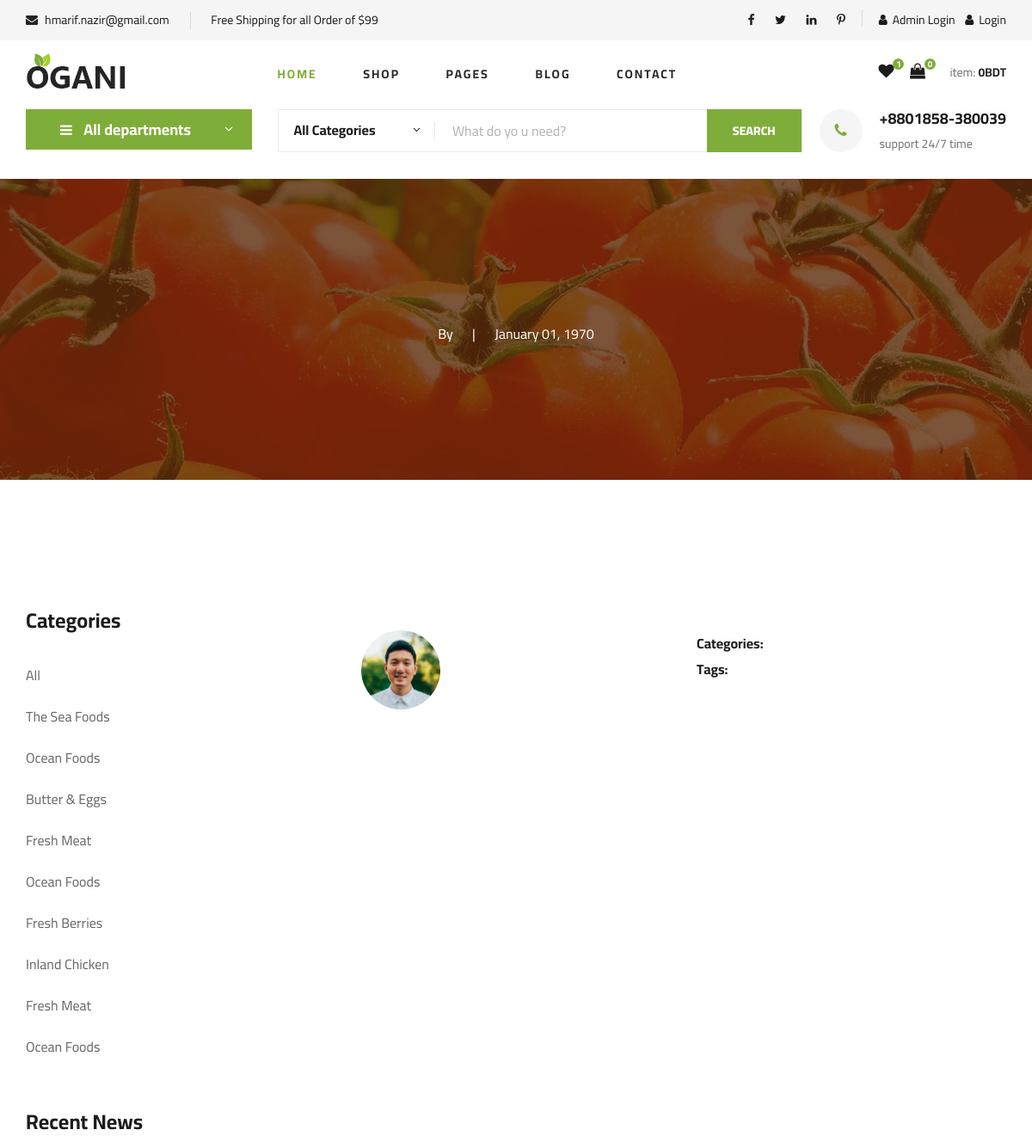
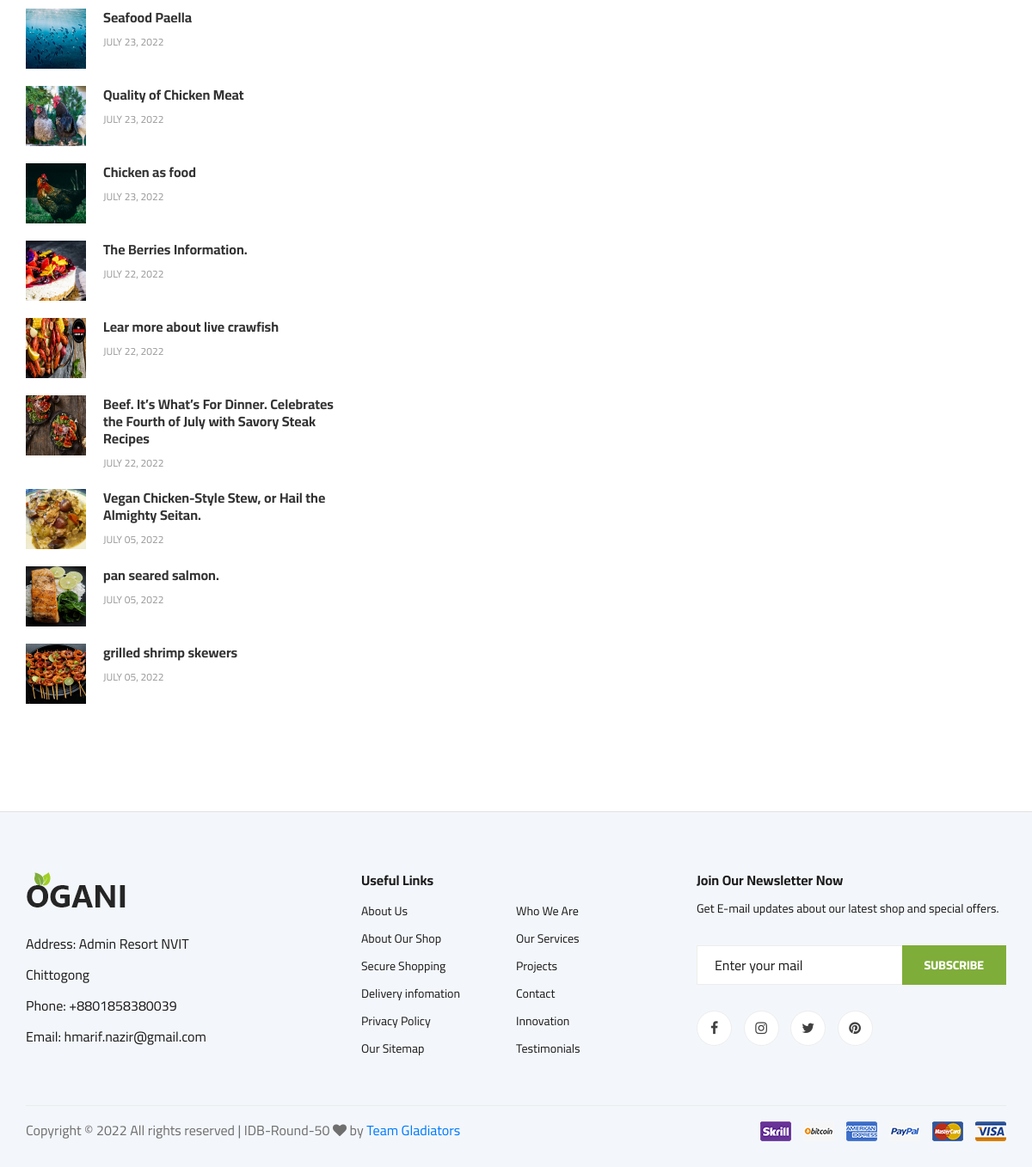
Screenshot of /blog-details.php with the database file from the repository (2 pictures, top to bottom).
### tables this page shows
CREATE TABLE `blog_category` (
  `id` int(11) NOT NULL,
  `category` varchar(255) NOT NULL,
  `name` varchar(255) NOT NULL,
  `created_at` timestamp NOT NULL DEFAULT current_timestamp() ON UPDATE current_timestamp(),
  `deleted_at` timestamp NOT NULL DEFAULT current_timestamp() ON UPDATE current_timestamp()
);

CREATE TABLE `blog` (
  `id` int(11) NOT NULL,
  `category_id` varchar(255) NOT NULL,
  `title` varchar(255) NOT NULL,
  `image` varchar(255) NOT NULL,
  `description` varchar(255) NOT NULL,
  `author_name` varchar(255) NOT NULL,
  `tag` varchar(255) NOT NULL,
  `created_at` timestamp NOT NULL DEFAULT current_timestamp() ON UPDATE current_timestamp(),
  `deleted_at` timestamp NOT NULL DEFAULT current_timestamp() ON UPDATE current_timestamp()
);

### includes/connection.php (called while the page is built, shortened)
<?php
    require_once('crud/crud.php');
    $base_url="http://localhost/e-commerce_project";
    $mysqli=new crud;

### crud/crud.php (called while the page is built, shortened)
<?php
    class crud{
        private $conn;
        public function __construct(){
            $this->conn=new mysqli("localhost","root","","e-commerce");
        }
        public function common_select($table,$data="*",$where=false,$orderby=false,$order="ASC",$limit=false,$offset=false){
            $selectdata=$error=$msg=false;
            $numrows=0;
            $sql="select $data from $table ";
            if($where && is_array($where)){
                $sql.= "where ";
                foreach($where as $k=>$v){
                    $sql.= "$k='$v' and ";
                }
                $sql=rtrim($sql,"and ");
            }
            if($orderby){
                $sql.= " order by $orderby $order";
            }
            $res=$this->conn->query($sql);
            if($res->num_rows > 0){
				$data = array();
				while($singleData = $res->fetch_object()){
					$data[] = $singleData;
				}
                $selectdata=$data;
                $numrows=$res->num_rows;
                $msg="data found";
            }else{
                $msg="No data found";
                $error=true;
                $numrows=$res->num_rows;
            }
            $return=array("msg"=>$msg,"error"=>$error,"selectdata"=>$selectdata,"numrows"=>$numrows);
            return $return;
        }
	    public function common_select_single($table,$data="*",$where=false,$orderby=false,$order="ASC",$limit=false,$offset=false){
            $selectdata=$error=$msg=false;
            $sql="select $data from $table ";
            if($where && is_array($where)){
                $sql.= "where ";
                foreach($where as $k=>$v){
                    $sql.= "$k='$v' and ";
                }
                $sql=rtrim($sql,"and ");
            }
            $res=$this->conn->query($sql);
            if($res->num_rows > 0){
				while($singleData = $res->fetch_object()){
					$data = $singleData;
				}
                $selectdata=$data;
                $numrows=$res->num_rows;
                $msg="data found";
            }else{
                $msg="No data found";
                if($this->conn->error){
                    $error=$this->conn->error;
                }else{
                    $error=true;
                }
            }
            $return=array("msg"=>$msg,"error"=>$error,"selectdata"=>$selectdata);
            return $return;
        }
    }
?>

### blog-details.php (the view, shortened to what this page needs)
<?php
      include_once('includes/header.php');
?>
    <?php include('includes/header_bottom.php') ?>
<?php
    $w['id']=$_GET['id'];
    $blog=$mysqli->common_select_single('blog','*',$w)['selectdata'];
?>
    <section class="blog-details-hero set-bg" data-setbg="img/blog/details/details-hero.jpg">
        <div class="container">
            <div class="row">
                <div class="col-lg-12">
                    <div class="blog__details__hero__text">
                        <ul>
                            <li>By <?= $blog->author_name ?></li>
                            <li><?= date('F d, Y',strtotime($blog->created_at)) ?></li>
                        </ul>
                    </div>
                </div>
            </div>
        </div>
    </section>
    <section class="blog-details spad">
        <div class="container">
            <div class="row">
                <div class="col-lg-4 col-md-5 order-md-1 order-2">
                    <div class="blog__sidebar">
                        <div class="blog__sidebar__item">
                            <h4>Categories</h4>
                            <ul>
                                <li><a href="blog.php">All</a></li>
                                <?php
                                    $cat=array();
                                    $blog_cat=$mysqli->common_select('blog_category');
                                    foreach($blog_cat['selectdata'] as $b){
                                        $cat[$b->id]=$b->category;
                                ?>
                                    <li><a href="blog.php?cat=<?= $b->id ?>"><?= $b->category ?></a></li>
                                <?php } ?>
                            </ul>
                        </div>
                        <div class="blog__sidebar__item">
                            <h4>Recent News</h4>
                            <div class="blog__sidebar__recent">
                            <?php
                                $ww['id !']=$_GET['id'];
                                $rblogs=$mysqli->common_select('blog','*',$ww,'id','DESC',0,3);
                                if(!$rblogs['error']){
                                    foreach($rblogs['selectdata'] as $rb){
                            ?>
                                <a href="#" class="blog__sidebar__recent__item">
                                    <div class="blog__sidebar__recent__item__pic">
                                        <img style="width:70px;height:70px" src="<?= $base_url ?>/admin/images/blog/images/<?= $rb->image ?>" alt="">
                                    </div>
                                    <div class="blog__sidebar__recent__item__text">
                                        <h6><?= $rb->title; ?></h6>
                                        <span><?= date('F d, Y',strtotime($rb->created_at)) ?></span>
                                    </div>
                                </a>
                            <?php } } ?>
                            </div>
                        </div>
                    </div>
                </div>
                <div class="col-lg-8 col-md-7 order-md-1 order-1">
                    <div class="blog__details__text">
                    </div>
                    <div class="blog__details__content">
                        <div class="row">
                            <div class="col-lg-6">
                                <div class="blog__details__author">
                                    <div class="blog__details__author__pic">
                                        <img src="img/blog/details/details-author.jpg" alt="">
                                    </div>
                                    <div class="blog__details__author__text">
                                    </div>
                                </div>
                            </div>
                            <div class="col-lg-6">
                                <div class="blog__details__widget">
                                    <ul>
                                        <li><span>Categories:</span> <?= $cat[$blog->category_id] ?></li>
                                        <li><span>Tags:</span> <?= $blog->tag ?></li>
                                    </ul>
                                </div>
                            </div>
                        </div>
                    </div>
                </div>
            </div>
        </div>
    </section>
    <?php
    include_once('includes/footer.php');
    ?>

### includes/header.php (shortened to what this page needs)
<?php include('connection.php'); ?>
<!DOCTYPE html>
<html lang="zxx">
  <head>
    <link rel="stylesheet" href="css/bootstrap.min.css" type="text/css" />
    <link rel="stylesheet" href="css/font-awesome.min.css" type="text/css" />
    <link rel="stylesheet" href="css/elegant-icons.css" type="text/css" />
    <link rel="stylesheet" href="css/jquery-ui.min.css" type="text/css" />
    <link rel="stylesheet" href="css/owl.carousel.min.css" type="text/css" />
    <link rel="stylesheet" href="css/slicknav.min.css" type="text/css" />
    <link rel="stylesheet" href="css/style.css" type="text/css" />
  </head>
  <body>
    <header class="header">
      <div class="header__top">
        <div class="container">
          <div class="row">
            <div class="col-lg-6 col-md-6">
              <div class="header__top__left">
                <ul>
                  <li><i class="fa fa-envelope"></i> hmarif.nazir@gmail.com</li>
                  <li>Free Shipping for all Order of $99</li>
                </ul>
              </div>
            </div>
            <div class="col-lg-6 col-md-6">
              <div class="header__top__right">
                <div class="header__top__right__social">
                  <a href="#"><i class="fa fa-facebook"></i></a>
                  <a href="#"><i class="fa fa-twitter"></i></a>
                  <a href="#"><i class="fa fa-linkedin"></i></a>
                  <a href="#"><i class="fa fa-pinterest-p"></i></a>
                </div>
                <div class="header__top__right__auth">
                  <a href="<?=$base_url?>/admin/login.php"><i class="fa fa-user"></i>Admin Login</a>
                </div>
                <?php if(isset($_SESSION['customer_id']) && $_SESSION['customer_id']){ ?>
                  <div class="header__top__right__auth ml-2">
                    <a href="<?=$base_url?>/customer_logout.php"><i class="fa fa-user"></i>Logout</a>
                  </div>
                  <div class="header__top__right__auth ml-2">
                    <a href="<?=$base_url?>/customer_dashboard.php"><i class="fa fa-tachometer"></i>Dashboard</a>
                  </div>
                <?php }else{ ?>
                  <div class="header__top__right__auth ml-2">
                    <a href="<?=$base_url?>/customer_login.php"><i class="fa fa-user"></i>Login</a>
                  </div>
                <?php } ?>
              </div>
            </div>
          </div>
        </div>
      </div>
      <div class="container">
        <div class="row">
          <div class="col-lg-3">
            <div class="header__logo">
              <a href="./index.php"><img src="img/logo.png" alt="" /></a>
            </div>
          </div>
          <div class="col-lg-6">
            <nav class="header__menu">
              <ul>
                <li class="active"><a href="./index.php">Home</a></li>
                <li><a href="./shop-grid.php">Shop</a></li>
                <li>
                  <a href="#">Pages</a>
                </li>
                <li><a href="./blog.php">Blog</a></li>
                <li><a href="./contact.php">Contact</a></li>
              </ul>
            </nav>
          </div>
          <div class="col-lg-3">
            <div class="header__cart">
              <ul>
                <li>
                  <a href="#"><i class="fa fa-heart"></i> <span>1</span></a>
                </li>
                <li>
                  <a href="shoping-cart.php"
                    ><i class="fa fa-shopping-bag"></i> <span>
                    <?php
                if(isset($_SESSION['cart']['totalqty'])){
                  echo $_SESSION['cart']['totalqty'];
                }else{ echo 0;}
              ?>
                    </span></a
                  >
                </li>
              </ul>
              <div class="header__cart__price">item: <span>
              <?php
                if(isset($_SESSION['cart']['totalprice'])){
                  echo $_SESSION['cart']['totalprice'];
                }else{ echo 0;}
              ?>BDT
              </span></div>
            </div>
          </div>
        </div>
      </div>
    </header>

### includes/header_bottom.php (shortened to what this page needs)
<section class="hero hero-normal">
    <div class="container">
        <div class="row">
            <div class="col-lg-3">
                <div class="hero__categories">
                    <div class="hero__categories__all">
                        <i class="fa fa-bars"></i>
                        <span>All departments</span>
                    </div>
                </div>
            </div>
            <div class="col-lg-9">
                <div class="hero__search">
                    <div class="hero__search__form">
                        <form action="#">
                            <div class="hero__search__categories">
                                All Categories
                                <span class="arrow_carrot-down"></span>
                            </div>
                            <input type="text" placeholder="What do yo u need?">
                            <button type="submit" class="site-btn">SEARCH</button>
                        </form>
                    </div>
                    <div class="hero__search__phone">
                        <div class="hero__search__phone__icon">
                            <i class="fa fa-phone"></i>
                        </div>
                        <div class="hero__search__phone__text">
                            <h5>+8801858-380039</h5>
                            <span>support 24/7 time</span>
                        </div>
                    </div>
                </div>
            </div>
        </div>
    </div>
</section>

### includes/footer.php (shortened to what this page needs)
<footer class="footer spad">
      <div class="container">
        <div class="row">
          <div class="col-lg-3 col-md-6 col-sm-6">
            <div class="footer__about">
              <div class="footer__about__logo">
                <a href="./index.php"><img src="img/logo.png" alt="" /></a>
              </div>
              <ul>
                <li>Address: Admin Resort NVIT Chittogong</li>
                <li>Phone: +8801858380039</li>
                <li>Email: hmarif.nazir@gmail.com</li>
              </ul>
            </div>
          </div>
          <div class="col-lg-4 col-md-6 col-sm-6 offset-lg-1">
            <div class="footer__widget">
              <h6>Useful Links</h6>
              <ul>
                <li><a href="#">About Us</a></li>
                <li><a href="#">About Our Shop</a></li>
                <li><a href="shop-grid.php">Secure Shopping</a></li>
                <li><a href="#">Delivery infomation</a></li>
                <li><a href="#">Privacy Policy</a></li>
                <li><a href="#">Our Sitemap</a></li>
              </ul>
              <ul>
                <li><a href="#">Who We Are</a></li>
                <li><a href="#">Our Services</a></li>
                <li><a href="#">Projects</a></li>
                <li><a href="contact.php">Contact</a></li>
                <li><a href="#">Innovation</a></li>
                <li><a href="#">Testimonials</a></li>
              </ul>
            </div>
          </div>
          <div class="col-lg-4 col-md-12">
            <div class="footer__widget">
              <h6>Join Our Newsletter Now</h6>
              <p>
                Get E-mail updates about our latest shop and special offers.
              </p>
              <form action="#">
                <input type="text" placeholder="Enter your mail" />
                <button type="submit" class="site-btn">Subscribe</button>
              </form>
              <div class="footer__widget__social">
                <a href="#"><i class="fa fa-facebook"></i></a>
                <a href="#"><i class="fa fa-instagram"></i></a>
                <a href="#"><i class="fa fa-twitter"></i></a>
                <a href="#"><i class="fa fa-pinterest"></i></a>
              </div>
            </div>
          </div>
        </div>
        <div class="row">
          <div class="col-lg-12">
            <div class="footer__copyright">
              <div class="footer__copyright__text">
                <p>
                  Copyright &copy;
                  All rights reserved | IDB-Round-50
                  <i class="fa fa-heart" aria-hidden="true"></i> by
                  <a href="index.php" target="_blank">Team Gladiators</a>
                </p>
              </div>
              <div class="footer__copyright__payment">
                <img src="img/payment-item.png" alt="" />
              </div>
            </div>
          </div>
        </div>
      </div>
    </footer>
  </body>
</html>

### rows the page displays
blog_category: category "The Sea Foods"
blog_category: category "Ocean Foods"
blog_category: category "Butter & Eggs"
blog_category: category "Fresh Meat"
blog_category: category "Ocean Foods"
blog_category: category "Fresh Berries"
blog_category: category "Inland Chicken"
blog_category: category "Fresh Meat"
blog_category: category "Ocean Foods"
blog: image (picture), title "Seafood Paella", created_at "JULY 23, 2022"
blog: image (picture), title "Quality of Chicken Meat", created_at "JULY 23, 2022"
blog: image (picture), title "Chicken as food", created_at "JULY 23, 2022"
blog: image (picture), title "The Berries Information.", created_at "JULY 22, 2022"
blog: image (picture), title "Lear more about live crawfish", created_at "JULY 22, 2022"
blog: image (picture), title "Beef. It’s What’s For Dinner. Celebrates the Fourth of July with Savory Steak Recipes", created_at "JULY 22, 2022"
blog: image (picture), title "Vegan Chicken-Style Stew, or Hail the Almighty Seitan.", created_at "JULY 05, 2022"
blog: image (picture), title "pan seared salmon.", created_at "JULY 05, 2022"
blog: image (picture), title "grilled shrimp skewers", created_at "JULY 05, 2022"

### other values shown
date('F d, Y',strtotime($blog->created_at)) "January 01, 1970"
